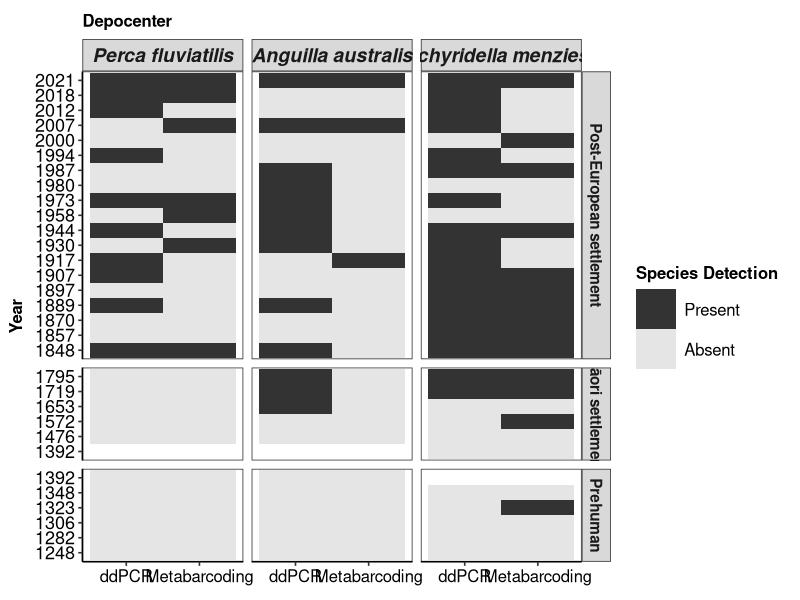
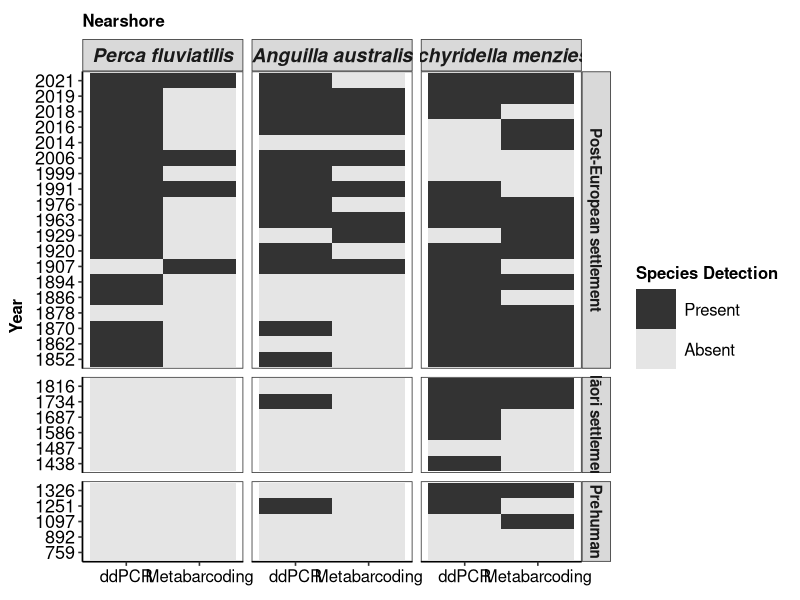
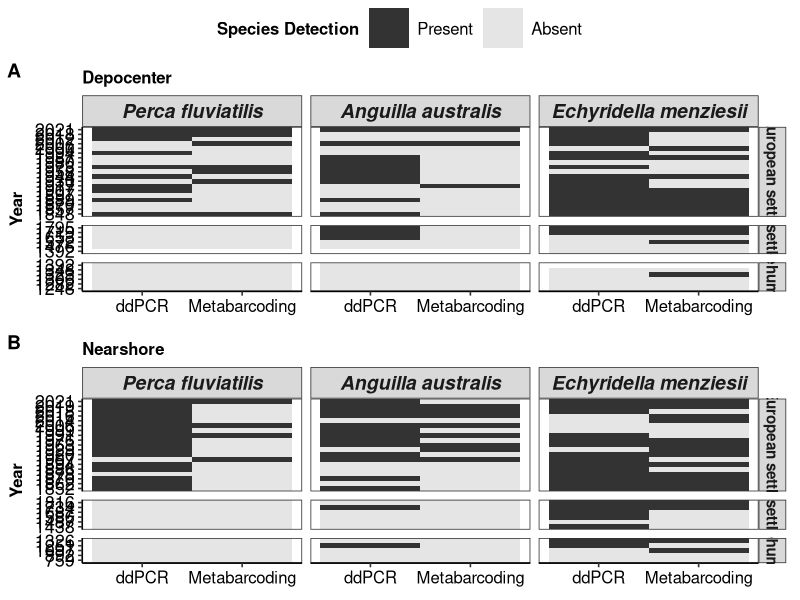

Source code (R) for these figures, in order:
rm(list = ls()) 

##Library packages
library(ggplot2)
library(ggpubr)

##read in data
data <- read.csv("Figure_6_raw_input_data.csv", header=TRUE)

###characterising data structure and type
data$Core<- as.factor(data$Core)
data$Species<- as.factor(data$Species)
data$Species <- factor(data$Species, levels = c("Perca fluviatilis", 
                                                "Anguilla australis", 
                                                "Echyridella menziesii"))
data$Meta_presence_absence <- as.factor(data$Meta_presence_absence)
data$Meta_presence_absence <- factor(data$Meta_presence_absence, levels = c("Present", 
                                                                            "Absent"))
data$Method <- as.factor(data$Method)
data$Method <- factor(data$Method, levels = c("ddPCR", 
                                              "Metabarcoding"))
data$Time_median <- as.factor(data$Time_median)

###Creating labels for graphs
species_names <- list("Perca fluviatilis" = "Perca fluviatilis", 
                     "Anguilla australis" = "Anguilla australis",
                     "Echyridella menziesii" = "Echyridella menziesii")

Period_labels <- list(
  'European'="Post-European settlement",
  'Maori'="M\u101ori settlement",
  "Prehuman" ="Prehuman")

##plot_labeller function
plot_labeller <- function(variable,value){
  if (variable=='Species') {
    return(species_names[value])
  } else {
    return(Period_labels[value])
  }
}

###Presence absence plots for ddPCR and metabarcoding results separated by species
Depocenter_figure <- ggplot(subset(data, Core == "Depocenter"), aes(Time_median, Method,  fill= Meta_presence_absence)) + 
  geom_tile() + 
  facet_grid(Period ~ Species, space = "free", scales = "free_y", labeller = plot_labeller) + 
  coord_flip() +
  scale_fill_manual(values = c( "grey20","grey90")) + 
  labs(fill = "Species Detection", subtitle = "Depocenter") +
  geom_hline(aes(yintercept = 1990), colour = "red") + 
  xlab("Year") +
  theme_bw(base_size = 12) + theme(
    panel.grid.major = element_blank(),
    panel.grid.minor = element_blank(),
    title = element_text(face = "bold"),
    strip.text.x = element_text(face = 4),
    strip.text = element_text(face = "bold", size = 14),
    strip.text.y = element_text(size = 11),
    axis.title.y = element_text(vjust= 2.2),
    axis.title.x = element_blank(),
    axis.text = element_text(colour = "black", size = 13),
    axis.line = element_line(colour = "black"),
    axis.text.x = element_text(size = 12),
    legend.position="right",
    legend.text = element_text(size = 12),  
    legend.box = "horizontal",
    legend.key.size = unit(2,"line")) + 
  (theme(plot.margin = unit(c(.35,.35,.35,.35), "cm")))

Depocenter_figure

Nearshore_figure <- ggplot(subset(data, Core == "Nearshore"), aes(Time_median, Method,  fill= Meta_presence_absence)) + 
  geom_tile() + 
  facet_grid(Period ~ Species, space = "free", scales = "free_y", labeller = plot_labeller) + 
  coord_flip() +
  scale_fill_manual(values = c( "grey20","grey90")) + 
  labs(fill = "Species Detection", subtitle = "Nearshore") +
  geom_vline(aes(xintercept = 1990), colour = "red") + 
  xlab(label="Year") +
  theme_bw(base_size = 12) + theme(
    panel.grid.major = element_blank(),
    panel.grid.minor = element_blank(),
    title = element_text(face = "bold"),
    strip.text.x = element_text(face = 4),
    strip.text = element_text(face = "bold", size = 14),
    strip.text.y = element_text(size = 11),
    axis.title.y = element_text(vjust= 2.2),
    axis.title.x = element_blank(),
    axis.text = element_text(colour = "black", size = 13),
    axis.line = element_line(colour = "black"),
    axis.text.x = element_text(size = 12),
    legend.position="right",
    legend.text = element_text(size = 12),  
    legend.box = "horizontal",
    legend.key.size = unit(2,"line")) + 
  (theme(plot.margin = unit(c(.35,.35,.35,.35), "cm")))

Nearshore_figure

##Combine plots for graphing
Figure6 <- ggarrange(Depocenter_figure, Nearshore_figure, ncol = 1, common.legend = T, labels = c("A", "B"))
Figure6

 tiff(
  'Figure 6.tiff',
  width = 22,
  height = 42,
  units = 'cm',
  res = 600,
  compression = 'lzw',
  family = 'cairo'
)

 Figure6

dev.off()
